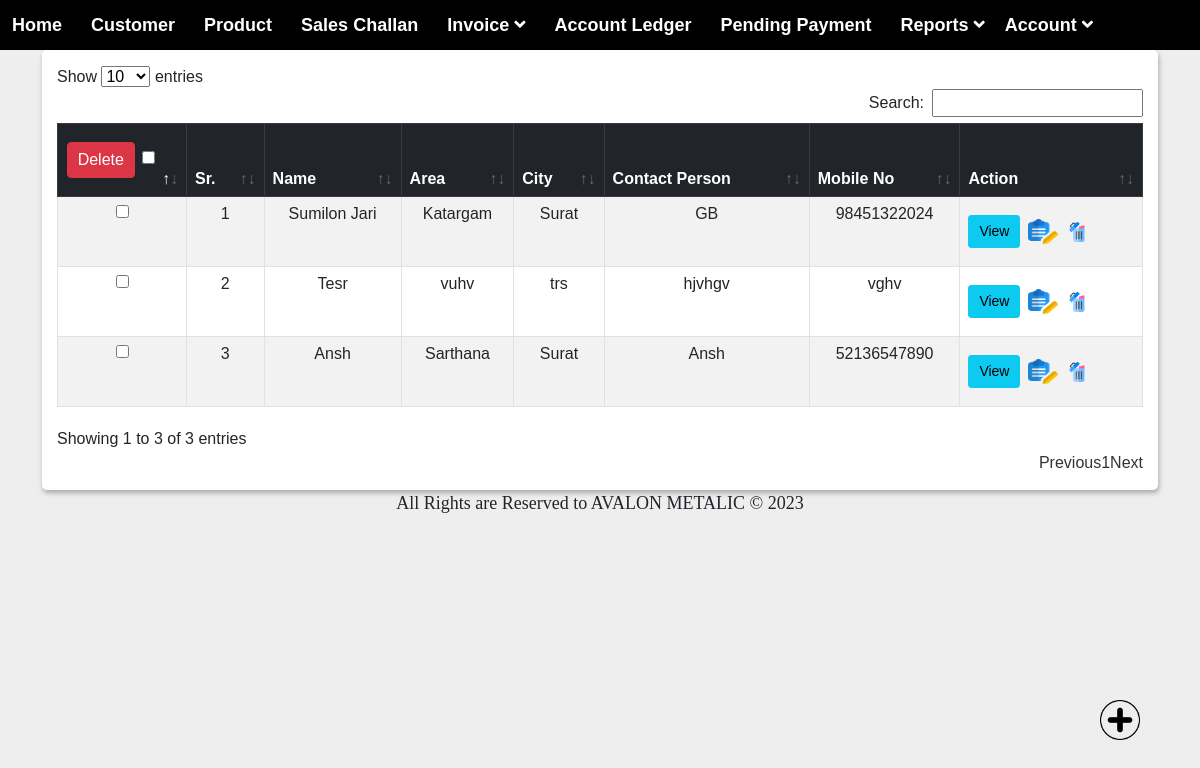
/customer/view_cust.php, run on an earlier commit of the app's database.
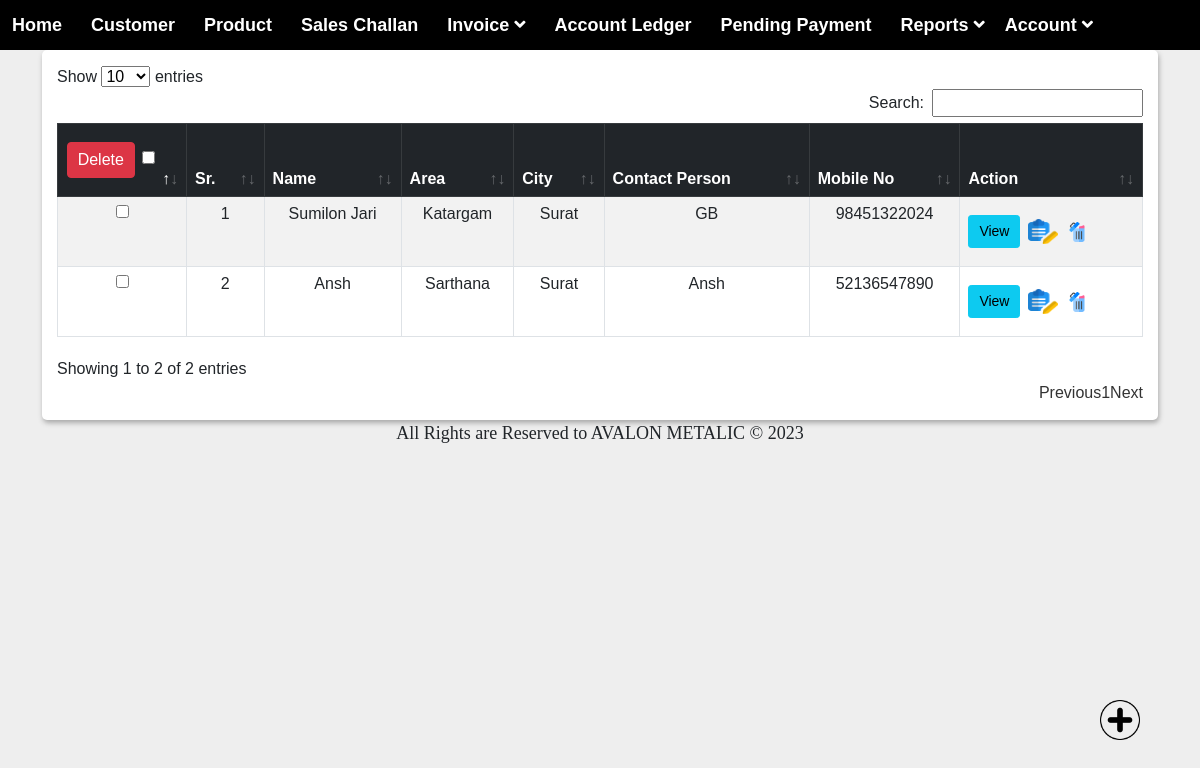
And on a later commit of the database.
### tables this page shows
CREATE TABLE `party` (
  `id` int(50) NOT NULL,
  `name` varchar(100) NOT NULL,
  `alias` varchar(100) NOT NULL,
  `city` varchar(100) NOT NULL,
  `area` varchar(100) NOT NULL,
  `state` varchar(100) NOT NULL,
  `pan_no` varchar(100) NOT NULL,
  `adhar_no` varchar(100) NOT NULL,
  `gstin` varchar(100) NOT NULL,
  `con_per_name` varchar(100) NOT NULL,
  `address` varchar(500) NOT NULL,
  `pin` varchar(100) NOT NULL,
  `mo_no` varchar(100) NOT NULL,
  `phone_no` varchar(100) NOT NULL,
  `fax` varchar(100) NOT NULL,
  `email` varchar(100) NOT NULL,
  `website` varchar(100) NOT NULL
);

### customer/view_cust.php (the view, shortened to what this page needs)
<?php
include('../inc/connection.php');
include('../inc/menu.php');
?>
<!DOCTYPE html>
<html lang="en">
<head>
    <link rel="stylesheet" href="../assets/css/bootstrap.min.css">
    <link rel="stylesheet" href="../assets/css/datatables.min.css">
    <link rel="stylesheet" href="../assets/css/style.css">
    <link rel="stylesheet" href="../assets/buttons.dataTables.min.css">
</head>
<body>
    <div class="container ">
        <a href="add_cust.php">
            <img src="../IMG/add.png" height="40px" width="40px" alt="" class="img1">
        </a>
        <div class="data_table">
            <form method="post">
                <table id="example" class="table table-striped table-bordered">
                    <thead class="table-dark">
                        <tr>
                            <th style="width: 90px; text-align:center;">
                                <button type="submit" name="prod_delete_multiple_btn"
                                    class="btn btn-danger">Delete</button>
                                <input type="checkbox" id="chkAll">
                            </th>
                            <th>Sr.</th>
                            <th>Name</th>
                            <th>Area</th>
                            <th>City</th>
                            <th>Contact Person</th>
                            <th>Mobile No</th>
                            <th>Action</th>
                        </tr>
                    </thead>
                    <tbody>
                        <?php
						$cnt = 1;
						$query = "SELECT * FROM party";
						$res = mysqli_query($con, $query);
						if (mysqli_num_rows($res) > 0) {
							foreach ($res as $row) {
						?>
                        <tr>
                            <td style="width: 10px; text-align:center;">
                                <input type="checkbox" name="product_delete_id[]" value="<?= $row['id']; ?>"
                                    class="tblChk">
                            </td>
                            <td style="text-align: center;" class="see"><?= $cnt; ?></td>
                            <td style="text-align: center;"><?= $row['name']; ?></td>
                            <td style="text-align: center;"><?= $row['area']; ?></td>
                            <td style="text-align: center;"><?= $row['city']; ?></td>
                            <td style="text-align: center;"><?= $row['con_per_name']; ?></td>
                            <td style="text-align: center;"><?= $row['mo_no']; ?></td>
                            <td>
                                <button type="button" class="btn btn-info btn-sm" data-toggle="modal"
                                    data-target="#myModal<?php echo $row['id'] ?>">View</button>
                                <a href="updt_cust.php?id=<?php echo $row['id']; ?>"><img src="../IMG/edit.png"
                                        height="25px" width="30PX"></a>&nbsp;
                                <a href="del_cust.php?id=<?php echo $row['id']; ?>"
                                    onclick="return confirm('Are You Sure??');"><img src="../IMG/delete.png"
                                        height="20px" width="20px"></a>&nbsp;
                            </td>
                        </tr>
                        <div id="myModal<?php echo $row['id'] ?>" class="modal fade bd-example-modal-lg" role="dialog">
                            <div class="modal-dialog modal-lg">
                                <div class="modal-content">
                                    <div class="modal-body">
                                        <?php
								$cnt++;
							}
						} else {
							?>
                                        <tr>
                                            <td colspan="5">No Record Found</td>
                                        </tr>
                                        <?php
						}
						?>
                    </tbody>
                </table>
            </form>
        </div>
    </div>
</body>
</html>
<?php
	include('../inc/footer.php');
?>

What changed in the data, as far as the page shows it:
removed party: name "Tesr", area "vuhv", city "trs", con_per_name "hjvhgv", mo_no "vghv"
Also different on the page:
text written by a page script: "Show entries Search: Showing 1 to 3 of 3 entries Previous 1 Next" → "Show entries Search: Showing 1 to 2 of 2 entries Previous 1 Next"
